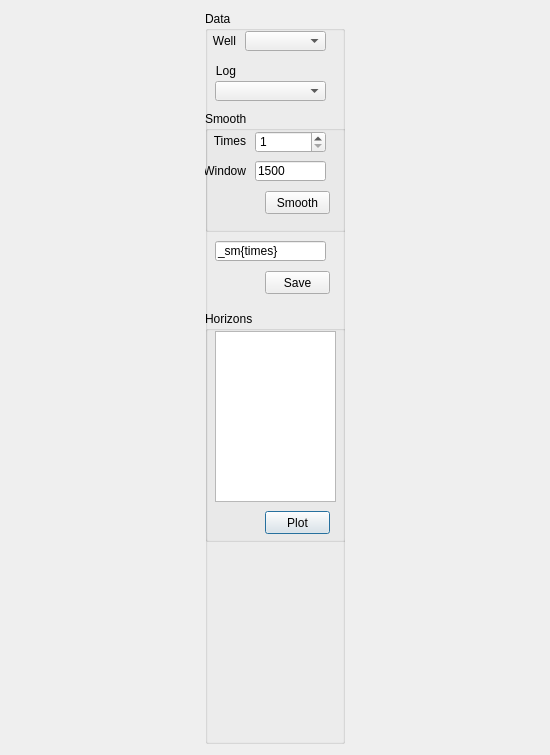
<?xml version="1.0" encoding="UTF-8"?>
<ui version="4.0">
 <class>smooth_Dialog</class>
 <widget class="QDialog" name="smooth_Dialog">
  <property name="geometry">
   <rect>
    <x>0</x>
    <y>0</y>
    <width>550</width>
    <height>755</height>
   </rect>
  </property>
  <property name="windowTitle">
   <string>Smooth Log</string>
  </property>
  <layout class="QHBoxLayout" name="horizontalLayout">
   <item>
    <widget class="QGroupBox" name="groupBox">
     <property name="sizePolicy">
      <sizepolicy hsizetype="Fixed" vsizetype="Expanding">
       <horstretch>0</horstretch>
       <verstretch>0</verstretch>
      </sizepolicy>
     </property>
     <property name="minimumSize">
      <size>
       <width>140</width>
       <height>0</height>
      </size>
     </property>
     <property name="maximumSize">
      <size>
       <width>140</width>
       <height>16777215</height>
      </size>
     </property>
     <property name="title">
      <string>Data</string>
     </property>
     <widget class="QLabel" name="label">
      <property name="geometry">
       <rect>
        <x>0</x>
        <y>20</y>
        <width>31</width>
        <height>20</height>
       </rect>
      </property>
      <property name="text">
       <string>Well</string>
      </property>
      <property name="alignment">
       <set>Qt::AlignRight|Qt::AlignTrailing|Qt::AlignVCenter</set>
      </property>
     </widget>
     <widget class="QComboBox" name="well_comboBox">
      <property name="geometry">
       <rect>
        <x>40</x>
        <y>20</y>
        <width>81</width>
        <height>20</height>
       </rect>
      </property>
     </widget>
     <widget class="QComboBox" name="log_comboBox">
      <property name="geometry">
       <rect>
        <x>10</x>
        <y>70</y>
        <width>111</width>
        <height>20</height>
       </rect>
      </property>
     </widget>
     <widget class="QLabel" name="label_2">
      <property name="geometry">
       <rect>
        <x>0</x>
        <y>50</y>
        <width>31</width>
        <height>20</height>
       </rect>
      </property>
      <property name="text">
       <string>Log</string>
      </property>
      <property name="alignment">
       <set>Qt::AlignRight|Qt::AlignTrailing|Qt::AlignVCenter</set>
      </property>
     </widget>
     <widget class="QGroupBox" name="groupBox_2">
      <property name="geometry">
       <rect>
        <x>0</x>
        <y>300</y>
        <width>141</width>
        <height>231</height>
       </rect>
      </property>
      <property name="title">
       <string>Horizons</string>
      </property>
      <widget class="QPushButton" name="plot_horizon_Button">
       <property name="geometry">
        <rect>
         <x>60</x>
         <y>200</y>
         <width>65</width>
         <height>23</height>
        </rect>
       </property>
       <property name="text">
        <string>Plot</string>
       </property>
      </widget>
      <widget class="QListWidget" name="horizon_listWidget">
       <property name="geometry">
        <rect>
         <x>10</x>
         <y>20</y>
         <width>121</width>
         <height>171</height>
        </rect>
       </property>
       <property name="isWrapping" stdset="0">
        <bool>true</bool>
       </property>
      </widget>
     </widget>
     <widget class="QLineEdit" name="lineEdit">
      <property name="geometry">
       <rect>
        <x>10</x>
        <y>230</y>
        <width>111</width>
        <height>20</height>
       </rect>
      </property>
      <property name="text">
       <string>_sm{times}</string>
      </property>
     </widget>
     <widget class="QPushButton" name="save_Button">
      <property name="geometry">
       <rect>
        <x>60</x>
        <y>260</y>
        <width>65</width>
        <height>23</height>
       </rect>
      </property>
      <property name="text">
       <string>Save</string>
      </property>
     </widget>
     <widget class="QGroupBox" name="groupBox_3">
      <property name="geometry">
       <rect>
        <x>0</x>
        <y>100</y>
        <width>141</width>
        <height>121</height>
       </rect>
      </property>
      <property name="title">
       <string>Smooth</string>
      </property>
      <widget class="QPushButton" name="smooth_Button">
       <property name="geometry">
        <rect>
         <x>60</x>
         <y>80</y>
         <width>65</width>
         <height>23</height>
        </rect>
       </property>
       <property name="text">
        <string>Smooth</string>
       </property>
      </widget>
      <widget class="QLabel" name="label_3">
       <property name="geometry">
        <rect>
         <x>0</x>
         <y>20</y>
         <width>41</width>
         <height>20</height>
        </rect>
       </property>
       <property name="text">
        <string>Times</string>
       </property>
       <property name="alignment">
        <set>Qt::AlignRight|Qt::AlignTrailing|Qt::AlignVCenter</set>
       </property>
      </widget>
      <widget class="QSpinBox" name="times_spinBox">
       <property name="geometry">
        <rect>
         <x>50</x>
         <y>20</y>
         <width>71</width>
         <height>22</height>
        </rect>
       </property>
       <property name="suffix">
        <string/>
       </property>
       <property name="minimum">
        <number>1</number>
       </property>
       <property name="maximum">
        <number>30</number>
       </property>
       <property name="value">
        <number>1</number>
       </property>
      </widget>
      <widget class="QLabel" name="label_4">
       <property name="geometry">
        <rect>
         <x>0</x>
         <y>50</y>
         <width>41</width>
         <height>20</height>
        </rect>
       </property>
       <property name="text">
        <string>Window</string>
       </property>
       <property name="alignment">
        <set>Qt::AlignRight|Qt::AlignTrailing|Qt::AlignVCenter</set>
       </property>
      </widget>
      <widget class="QLineEdit" name="window_lineEdit">
       <property name="geometry">
        <rect>
         <x>50</x>
         <y>50</y>
         <width>71</width>
         <height>20</height>
        </rect>
       </property>
       <property name="text">
        <string>1500</string>
       </property>
      </widget>
     </widget>
    </widget>
   </item>
  </layout>
 </widget>
 <resources/>
 <connections/>
</ui>
